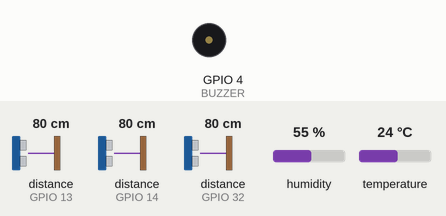
Bench run of a sketch on a simulated ESP32. On the bench: buzzer (waves = sounding). Wiring (inferred from the names in the program): 3 × ultrasonic range finder: trigger GPIO 25, echo GPIO 13 / trigger GPIO 26, echo GPIO 14 / trigger GPIO 27, echo GPIO 32. The test bench sets the inputs (shaded band); at power-on: distance to the obstacle (sensors on GPIO 13, GPIO 14, GPIO 32) 80 cm, humidity 55 %, temperature 24 °C. The echo pulse lasts 58.3 µs per cm; nothing arrives over Bluetooth unless stated; what the sketch prints to the serial monitor is not drawn.

Above: at 1.2 s.
1.3 s: distance to the obstacle (sensor on GPIO 13) set to 54 cm
2.8 s: distance to the obstacle (sensor on GPIO 13) set to 45 cm
At 3.2 s:
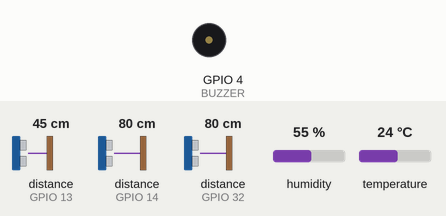
6.3 s: distance to the obstacle (sensor on GPIO 14) set to 4 cm
At 6.76 s:
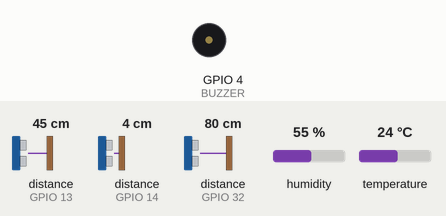
9.8 s: distance to the obstacle (sensor on GPIO 14) set to 9 cm
At 10.04 s:
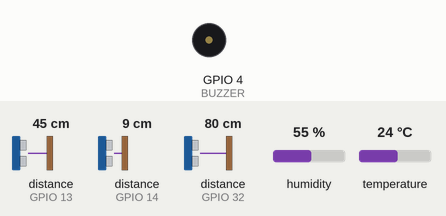
Timing chart, 0 to 14.3 s (numbered marks = the images above; inputs shaded):
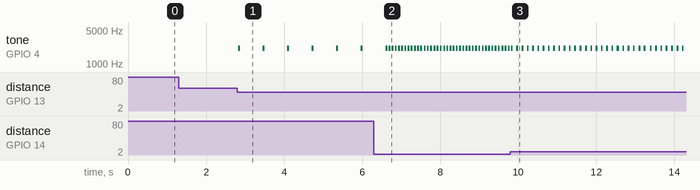

Measured:
- the behaviour switches between 51 and 50 cm on distance to the obstacle (sensor on GPIO 13) (found by bisection; images 0 and 1)
- after the input at 1.3 s, every drawn part: stays the same
- after the input at 2.8 s, tone on GPIO 4 (BUZZER): alternates 2100 Hz for 0.05 s and silent for 0.58 s, starting at once
- after the input at 6.3 s, tone on GPIO 4 (BUZZER): alternates 2100 Hz for 0.04 s and silent for 0.04 s, starting after 0.39 s
- after the input at 9.8 s, tone on GPIO 4 (BUZZER): alternates 2100 Hz for 0.04 s and silent for 0.09 s, starting after 0.15 s

The sketch:

WayHat_v6_WayCore.ino
```cpp
#include <Arduino.h>
#include <DHT.h>
#include "BluetoothSerial.h"

// WAYHAT -> WAYCORE
// ESP32-WROOM-32 / Bluetooth Classic SPP
// Sensors: 3x HC-SR04, TF-Luna, DHT11, buzzer

#define DR_TRIG 25
#define DR_ECHO 13
#define IZ_TRIG 26
#define IZ_ECHO 14
#define AT_TRIG 27
#define AT_ECHO 32
#define TF_RX 16
#define TF_TX 17
#define DHT_PIN 33
#define BUZZER 4

#define DHT_TYPE DHT11
#define BT_NAME "WayHat-Karbys"

BluetoothSerial BT;
HardwareSerial TF(2);
DHT dht(DHT_PIN, DHT_TYPE);

struct State {
  int right = -1, left = -1, rear = -1, tf = -1, closest = -1;
  float temp = NAN, hum = NAN;
  bool dhtOk = false;
  int threshold = 50;
  bool buzzer = true;
  bool safe = true;
} st;

bool lastBtClient = false;

String rx;
uint32_t nextSensors = 0, nextTelemetry = 0, nextBeep = 0;
bool beepOn = false;

long hc(int trig, int echo) {
  digitalWrite(trig, LOW); delayMicroseconds(2);
  digitalWrite(trig, HIGH); delayMicroseconds(10);
  digitalWrite(trig, LOW);
  uint32_t t = pulseIn(echo, HIGH, 25000);
  return t ? (long)(t * 0.0343f * 0.5f) : -1;
}

void readTF() {
  static uint8_t b[9], n = 0;
  while (TF.available()) {
    uint8_t x = TF.read();
    if (n == 0 && x != 0x59) continue;
    if (n == 1 && x != 0x59) { n = 0; continue; }
    b[n++] = x;
    if (n == 9) {
      uint8_t sum = 0; for (int i=0;i<8;i++) sum += b[i];
      if (sum == b[8]) st.tf = b[2] | (b[3] << 8);
      n = 0;
    }
  }
}

int minValid(int a, int b, int c, int d) {
  int m = 9999;
  if (a > 0 && a < m) m = a;
  if (b > 0 && b < m) m = b;
  if (c > 0 && c < m) m = c;
  if (d > 0 && d < m) m = d;
  return m == 9999 ? -1 : m;
}

void readSensors() {
  st.right = hc(DR_TRIG, DR_ECHO);
  st.left  = hc(IZ_TRIG, IZ_ECHO);
  st.rear  = hc(AT_TRIG, AT_ECHO);
  readTF();
  float t = dht.readTemperature(), h = dht.readHumidity();
  st.dhtOk = !isnan(t) && !isnan(h);
  if (!isnan(t)) st.temp = t;
  if (!isnan(h)) st.hum = h;
  st.closest = minValid(st.right, st.left, st.rear, st.tf);
}

void updateBuzzer() {
  if (!st.safe || !st.buzzer || st.closest <= 0 || st.closest > st.threshold) {
    noTone(BUZZER); beepOn = false; return;
  }
  int d = constrain(st.closest, 5, st.threshold);
  uint32_t gap = map(d, 5, st.threshold, 35, 650);
  uint32_t now = millis();
  if (now >= nextBeep) {
    if (!beepOn) { tone(BUZZER, 2100); beepOn = true; nextBeep = now + 45; }
    else { noTone(BUZZER); beepOn = false; nextBeep = now + gap; }
  }
}

void telemetry() {
  if (!BT.hasClient()) return;
  String temp = isnan(st.temp) ? "null" : String(st.temp, 1);
  String hum  = isnan(st.hum)  ? "null" : String(st.hum, 1);
  BT.printf("{\"type\":\"telemetry\",\"available\":true,\"uptime_ms\":%lu,\"right\":%d,\"left\":%d,\"rear\":%d,\"tf\":%d,\"closest\":%d,\"temp\":%s,\"hum\":%s,\"dht_ok\":%s,\"threshold\":%d,\"mode\":\"%s\",\"buzzer\":%s,\"right_ok\":%s,\"left_ok\":%s,\"rear_ok\":%s,\"tf_ok\":%s}\n",
    millis(), st.right, st.left, st.rear, st.tf, st.closest, temp.c_str(), hum.c_str(),
    st.dhtOk ? "true" : "false", st.threshold, st.safe ? "SAFE" : "CHAT",
    st.buzzer ? "true" : "false",
    st.right > 0 ? "true" : "false", st.left > 0 ? "true" : "false",
    st.rear > 0 ? "true" : "false", st.tf > 0 ? "true" : "false");
}

String valueOf(const String &s, const char *key) {
  String k = String("\"") + key + "\"";
  int p = s.indexOf(k); if (p < 0) return "";
  p = s.indexOf(':', p); if (p < 0) return ""; p++;
  while (p < (int)s.length() && (s[p] == ' ' || s[p] == '"')) p++;
  int e = p;
  while (e < (int)s.length() && s[e] != ',' && s[e] != '}' && s[e] != '"') e++;
  return s.substring(p, e);
}

void command(const String &s) {
  String type = valueOf(s, "type");
  String id = valueOf(s, "id");
  bool ok = true;
  String message = "OK";

  if (type == "config") {
    String v = valueOf(s, "threshold");
    if (v.length()) st.threshold = constrain(v.toInt(), 20, 150);
    v = valueOf(s, "mode");
    if (v.length()) {
      if (v.equalsIgnoreCase("SAFE") || v.equalsIgnoreCase("CHAT")) st.safe = v.equalsIgnoreCase("SAFE");
      else { ok = false; message = "Modo invalido"; }
    }
    v = valueOf(s, "buzzer");
    if (v.length()) st.buzzer = v.equalsIgnoreCase("true") || v == "1";
  } else if (type == "command") {
    String n = valueOf(s, "name");
    if (n == "BUZZER_TEST") tone(BUZZER, 2200, 250);
    else if (n == "SENSORS") readSensors();
    else if (n == "SAFE") st.safe = true;
    else if (n == "CHAT") st.safe = false;
    else { ok = false; message = "Comando no permitido"; }
  } else {
    ok = false; message = "Tipo no permitido";
  }

  if (BT.hasClient()) {
    BT.printf("{\"type\":\"ack\",\"id\":\"%s\",\"ok\":%s,\"message\":\"%s\"}\n",
      id.c_str(), ok ? "true" : "false", message.c_str());
  }
}

void readBluetooth() {
  while (BT.available()) {
    char c = (char)BT.read();
    if (c == '\n') { rx.trim(); if (rx.length()) command(rx); rx = ""; }
    else if (rx.length() < 350) rx += c;
    else rx = "";
  }
}

void setup() {
  Serial.begin(115200);
  pinMode(DR_TRIG, OUTPUT); pinMode(DR_ECHO, INPUT);
  pinMode(IZ_TRIG, OUTPUT); pinMode(IZ_ECHO, INPUT);
  pinMode(AT_TRIG, OUTPUT); pinMode(AT_ECHO, INPUT);
  pinMode(BUZZER, OUTPUT);
  dht.begin();
  TF.begin(115200, SERIAL_8N1, TF_RX, TF_TX);
  if (!BT.begin(BT_NAME)) {
    Serial.println("ERROR: Bluetooth SPP no pudo iniciar");
  } else {
    Serial.print("Bluetooth SPP listo: ");
    Serial.println(BT_NAME);
  }
  readSensors();
  Serial.println("WAYHAT -> WAYCORE LISTO");
}

void loop() {
  uint32_t now = millis();
  readBluetooth();
  readTF();
  bool btClient = BT.hasClient();
  if (btClient != lastBtClient) {
    lastBtClient = btClient;
    Serial.println(btClient ? "WAYHAT: CELULAR CONECTADO" : "WAYHAT: CELULAR DESCONECTADO");
  }
  if ((int32_t)(now - nextSensors) >= 0) { nextSensors = now + 250; readSensors(); }
  updateBuzzer();
  if ((int32_t)(now - nextTelemetry) >= 0) { nextTelemetry = now + 500; telemetry(); }
  delay(2);
}
```
